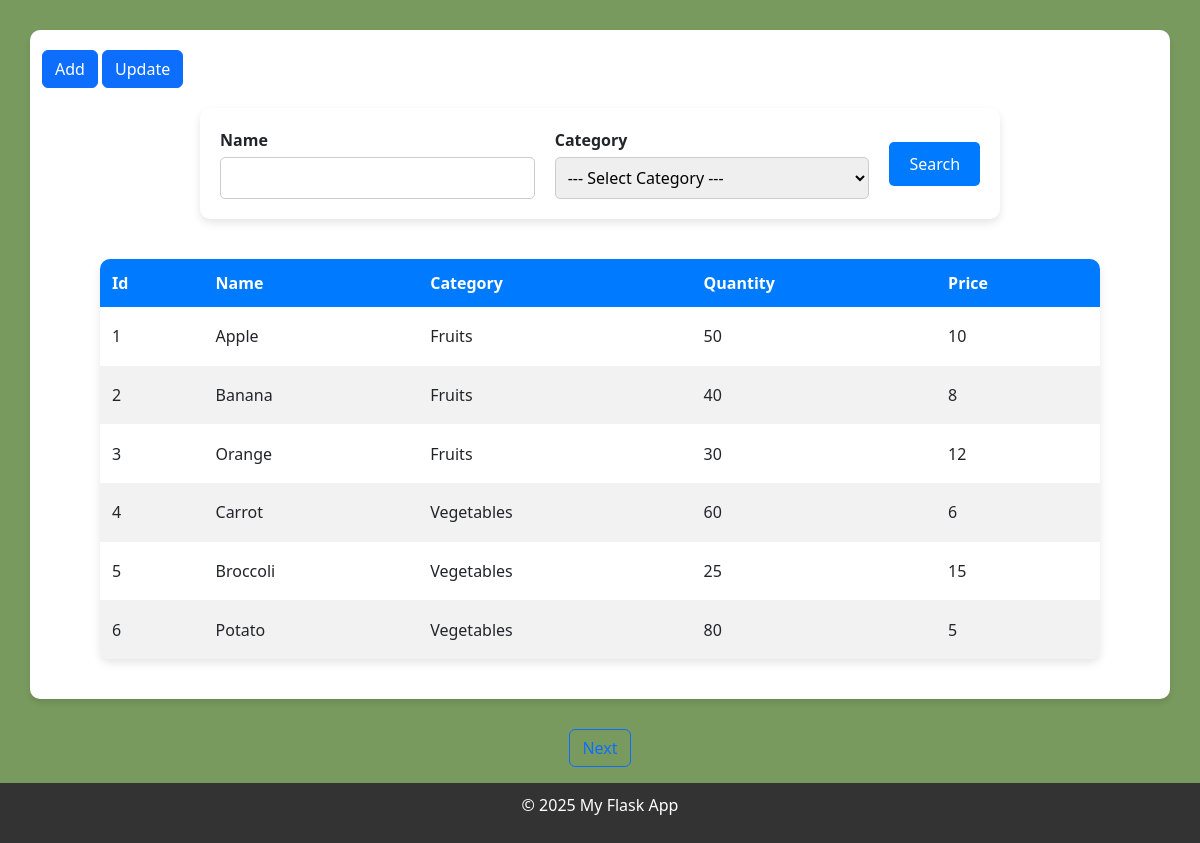
Screenshot of /food_stock/ with the database file from the repository.
### server_for_restaurant.py (models this page shows)
class Food_stock(db.Model):
    id = db.Column(db.Integer,primary_key=True)
    name = db.Column(db.String(25),nullable=False,unique=True)
    category = db.Column(db.String(25),nullable=False)
    quantity = db.Column(db.Integer,nullable=False)
    price = db.Column(db.Integer,nullable=False)

### server_for_restaurant.py (the view)
@app.route('/food_stock/',methods=['GET','POST'])
def food_list():
    page = request.args.get('page',1,type=int)
    query_name = request.form.get('query_name')
    query_category = request.form.get('query_category')
    query = Food_stock.query
    if query_name:
        query = query.filter(Food_stock.name.ilike(f"%{query_name}%"))
    if query_category and query_category != 'All':
        query = query.filter(Food_stock.category == query_category)
    stock_list_data = query.paginate(page=page, per_page=6, error_out=False)
    context = {
        "stock_list": stock_list_data,
        "query_name": query_name,
        "query_category": query_category
    }
    return render_template('owner_template/food_list.html',**context)

### templates/owner_template/food_list.html (shortened to what this page needs)
{% extends "base_owner.html" %}
{% block content %}
<link href="https://cdn.jsdelivr.net/npm/bootstrap@5.3.5/dist/css/bootstrap.min.css" rel="stylesheet">
<body style="background-color: #789a5f;">
    <div class="container">
        <button type="button" class="btn btn-primary" data-bs-toggle="modal" data-bs-target="#AddModal">
            Add
        </button>
        <button type="button" class="btn btn-primary" data-bs-toggle="modal" data-bs-target="#UpdateModal">
            Update
        </button>
        <div class="display_form">
            <form action="/food_stock/" method="POST" class="form-container">
                <div class="form-group">
                    <label>Name</label>
                    <input type="text" name="query_name">
                </div>
                <div class="form-group">
                    <label>Category</label>
                    <select id="category" name="query_category">
                        <option value="">--- Select Category ---</option>
                    </select>
                </div>
                <button type="submit" class="submit-btn">Search</button>
            </form>
        </div>
        <div class="table_div">
            <table>
                <thead>
                    <tr>
                        <th>Id</th>
                        <th>Name</th>
                        <th>Category</th>
                        <th>Quantity</th>
                        <th>Price</th>
                    </tr>
                </thead>
                <tbody>
                    {% for item in stock_list %}
                    <tr>
                        <td>{{ item.id }}</td>
                        <td>{{ item.name }}</td>
                        <td>{{ item.category }}</td>
                        <td>{{ item.quantity }}</td>
                        <td>{{ item.price }}</td>
                    </tr>
                    {% else %}
                    <tr>
                        <td colspan="7" style="text-align: center; font-weight: bold; color: red;">No Data Found</td>
                    </tr>
                    {% endfor %}
                </tbody>
            </table>
        </div>
    </div>
</body>
</html>
    <div class="d-flex justify-content-center my-3">
      {% if stock_list.has_next %}
      <a class="btn btn-outline-primary mx-2" href="{{ url_for('food_list', page=stock_list.next_num) }}">Next</a>
      {% endif %}
    </div>
{% endblock %}

### templates/base_owner.html (style rules this page uses)
html,body { height:100%; margin:0; padding:0; display:flex; flex-direction:column; font-family: Arial, sans-serif; margin: 0; padding: 0; background-color: #789a5f; }
.container { width: 90%; max-width: 1100px; margin: 30px auto; background: #ffffff; padding: 20px; box-shadow: 0px 4px 6px rgba(0, 0, 0, 0.1); border-radius: 10px; }
.display_form { display: flex; justify-content: center; padding: 20px 0; }
.form-container { display: flex; flex-wrap: wrap; gap: 20px; align-items: center; width: 100%; max-width: 800px; background: #ffffff; padding: 20px; border-radius: 10px; box-shadow: 0 4px 8px rgba(0, 0, 0, 0.1); }
.form-group { display: flex; flex-direction: column; flex: 1; min-width: 200px; }
.form-group label { font-weight: bold; margin-bottom: 5px; }
.form-group input, .form-group select { padding: 8px; border: 1px solid #ccc; border-radius: 5px; font-size: 16px; }
.submit-btn { padding: 10px 20px; background-color: #007BFF; color: white; border: none; cursor: pointer; border-radius: 5px; font-size: 16px; }
.table_div { display: flex; justify-content: center; padding: 20px 0; }
table { width: 100%; max-width: 1000px; border-collapse: collapse; background: #fff; box-shadow: 0 4px 8px rgba(0, 0, 0, 0.1); border-radius: 10px; min-height:400px; overflow: hidden; }
thead { background-color: #007BFF; color: white; }
th, td { padding: 12px; text-align: left; border-bottom: 1px solid #ddd; }
tbody tr:nth-child(even) { background-color: #f2f2f2; }

### rows the page displays
Food_stock: id "1", name "Apple", category "Fruits", quantity "50", price "10"
Food_stock: id "2", name "Banana", category "Fruits", quantity "40", price "8"
Food_stock: id "3", name "Orange", category "Fruits", quantity "30", price "12"
Food_stock: id "4", name "Carrot", category "Vegetables", quantity "60", price "6"
Food_stock: id "5", name "Broccoli", category "Vegetables", quantity "25", price "15"
Food_stock: id "6", name "Potato", category "Vegetables", quantity "80", price "5"
